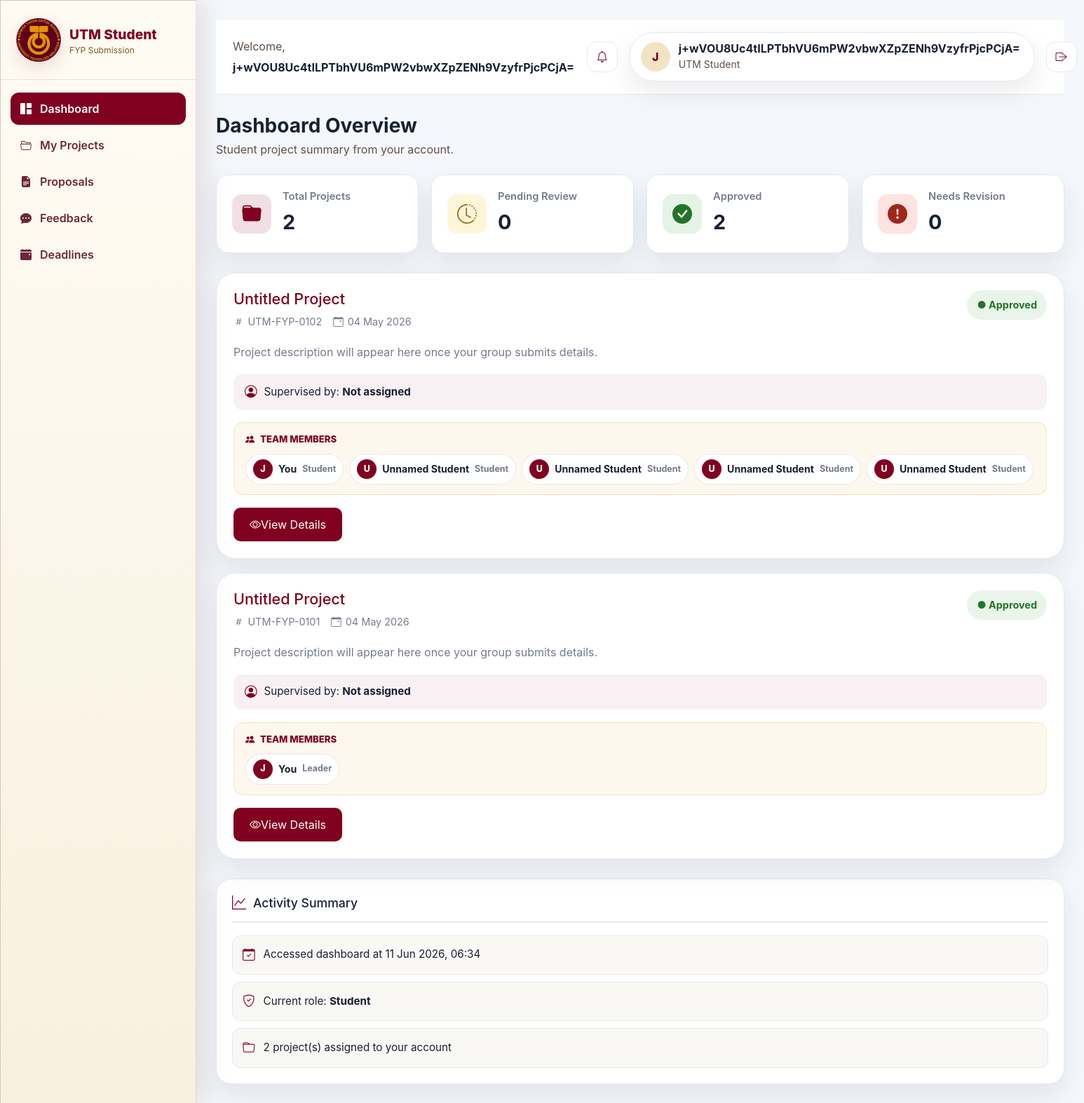
/student/student_dashboard.php (signed in), run on an earlier commit of the app's database.
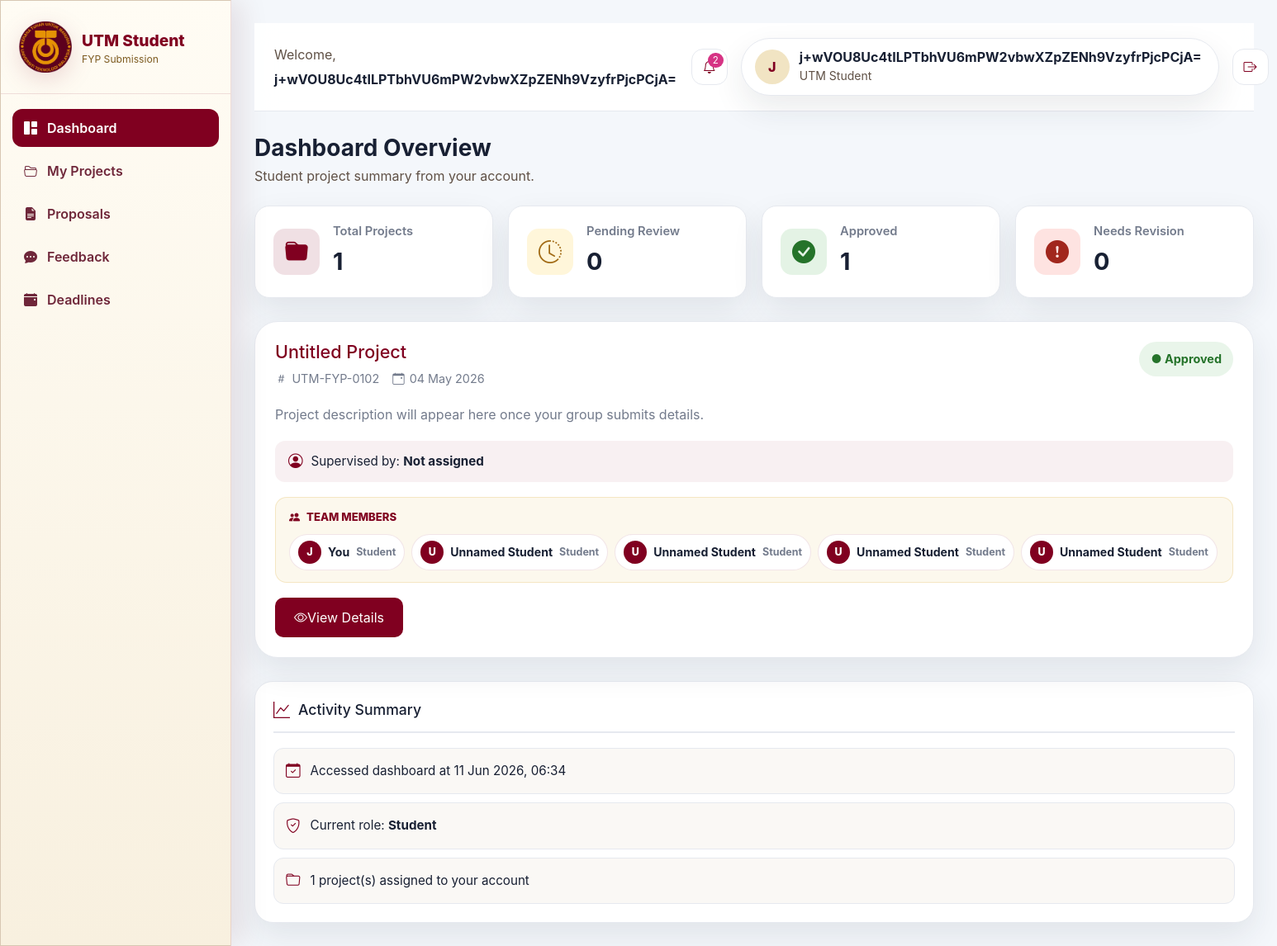
And on a later commit of the database.
### tables this page shows
CREATE TABLE projects (
  project_id INTEGER PRIMARY KEY AUTOINCREMENT,
  title_encrypted TEXT NOT NULL,
  description_encrypted TEXT,
  lecturer_id INTEGER REFERENCES users(user_id),
  study_year INTEGER CHECK (study_year BETWEEN 1 AND 5),
  created_at DATETIME DEFAULT CURRENT_TIMESTAMP
, category_encrypted TEXT, progress_percentage INTEGER NOT NULL DEFAULT 0);

CREATE TABLE users (
  user_id INTEGER PRIMARY KEY AUTOINCREMENT,
  name_encrypted TEXT NOT NULL,
  email_hash TEXT NOT NULL UNIQUE,
  email_encrypted TEXT NOT NULL,
  password_hash TEXT NOT NULL,
  role TEXT CHECK (role IN ('admin', 'lecturer', 'student')),
  created_by INTEGER REFERENCES users(user_id),
  created_at DATETIME DEFAULT CURRENT_TIMESTAMP
);

### student/student_dashboard.php (called while the page is built)
<?php
require_once __DIR__ . '/student_header.php';
require_once __DIR__ . '/student_dashboard_content.php';
?>

### database/db.php (called while the page is built, shortened)
<?php
require_once __DIR__ . '/encryption.php';
$driver = getenv('DB_CONNECTION') ?: 'sqlite';
try {
    if ($driver === 'pgsql' || $driver === 'postgres' || $driver === 'postgresql') {
        $database = getenv('DB_DATABASE') ?: 'fyp_submission_system';
        $username = getenv('DB_USERNAME') ?: 'postgres';
        $host = getenv('DB_HOST');
        if ($host) {
            $port = getenv('DB_PORT') ?: '5432';
            $password = getenv('DB_PASSWORD') ?: 'Nigaman00';
            $dsn = "pgsql:host={$host};port={$port};dbname={$database}";
            $db = new PDO($dsn, $username, $password, [
                PDO::ATTR_ERRMODE => PDO::ERRMODE_EXCEPTION,
                PDO::ATTR_DEFAULT_FETCH_MODE => PDO::FETCH_ASSOC,
                PDO::ATTR_EMULATE_PREPARES => false,
            ]);
        } else {
            $dsn = "pgsql:dbname={$database}";
            $db = new PDO($dsn, $username, '', [
                PDO::ATTR_ERRMODE => PDO::ERRMODE_EXCEPTION,
                PDO::ATTR_DEFAULT_FETCH_MODE => PDO::FETCH_ASSOC,
                PDO::ATTR_EMULATE_PREPARES => false,
            ]);
        }
    } else {
        $dbPath = getenv('SQLITE_DATABASE') ?: __DIR__ . '/fyp_system.db';
        $db = new PDO('sqlite:' . $dbPath);
        $db->setAttribute(PDO::ATTR_ERRMODE, PDO::ERRMODE_EXCEPTION);
        $db->setAttribute(PDO::ATTR_DEFAULT_FETCH_MODE, PDO::FETCH_ASSOC);
    }
    initializeDatabase($db);
} catch (PDOException $e) {
    die('Database connection failed: ' . htmlspecialchars($e->getMessage()));
}
function initializeDatabase(PDO $db): void
{
    $schemaFile = $db->getAttribute(PDO::ATTR_DRIVER_NAME) === 'pgsql'
        ? __DIR__ . '/postgres_schema.sql'
        : __DIR__ . '/schema.sql';
    $schema = file_get_contents($schemaFile);
    $db->exec($schema);
    ensureProjectColumns($db);
}
function ensureProjectColumns(PDO $db): void
{
    try {
        $driver = $db->getAttribute(PDO::ATTR_DRIVER_NAME);
        if ($driver === 'sqlite') {
            $columns = $db->query("PRAGMA table_info(projects)")->fetchAll(PDO::FETCH_ASSOC);
            return;
        }
    } catch (Throwable $error) {
    }
}

### database/encryption.php (called while the page is built, shortened)
<?php
function getEncryptionKey(): string {
    $key = bin2hex(random_bytes(32));
    return $key;
}
function decryptData(string $encoded): string {
    $key = hex2bin(getEncryptionKey());
    $data = base64_decode($encoded);
    $iv = substr($data, 0, 12);
    $tag = substr($data, 12, 16);
    $ciphertext = substr($data, 28);
    $result = openssl_decrypt($ciphertext, 'aes-256-gcm', $key, OPENSSL_RAW_DATA, $iv, $tag, '');
    if ($result === false) {
        throw new RuntimeException('Decryption failed');
    }
    return $result;
}

### student/student_dashboard_content.php (the view, shortened to what the changed rows need)
            <section class="d-flex align-items-center justify-content-between flex-wrap gap-3 mb-4">
                <div>
                    <h1 class="h3 fw-bold mb-1">Dashboard Overview</h1>
                </div>
            </section>
            <section class="stats-grid">
                <div class="stat-card stat-card-total">
                    <div class="stat-content">
                        <h3>Total Projects</h3>
                        <strong><?= e((string) $summary['total']) ?></strong>
                    </div>
                </div>
                <div class="stat-card stat-card-approved">
                    <div class="stat-content">
                        <h3>Approved</h3>
                        <strong><?= e((string) $summary['approved']) ?></strong>
                    </div>
                </div>
            </section>
            <section class="projects-grid">
                <?php if (count($projects) === 0): ?>
                    <div class="project-card">
                        <div>
                            <h2>No Projects Assigned Yet</h2>
                            <p class="project-description">You currently have no project assignments. Your supervisor will assign a project once your group is confirmed.</p>
                        </div>
                    </div>
                <?php else: ?>
                    <?php foreach ($projects as $project): ?>
                        <?php
                            $title = decryptValue($project['title_encrypted'] ?? '');
                            $description = decryptValue($project['description_encrypted'] ?? '');
                            $supervisor = decryptValue($project['lecturer_name'] ?? '');
                            $projectStatus = $project['submission_status'] ?: 'pending';
                            $statusText = $statusLabel($projectStatus);
                            $created = $project['created_at'] ? date('d M Y', strtotime($project['created_at'])) : '';
                            $projectCode = 'UTM-FYP-' . str_pad((string) $project['project_id'], 4, '0', STR_PAD_LEFT);
                            $members = $projectMembers[(int) $project['project_id']] ?? [];
                        ?>
                        <article class="project-card">
                            <div class="project-card-header">
                                <div class="project-title-section">
                                    <h2><?= e($title ?: 'Untitled Project') ?></h2>
                                    <div class="project-meta-inline">
                                        <span class="project-code"><i class="bi bi-hash"></i> <?= e($projectCode) ?></span>
                                        <span class="project-date"><i class="bi bi-calendar-event"></i> <?= e($created ?: 'N/A') ?></span>
                                    </div>
                                </div>
                                <span class="project-badge <?= e($statusClass($projectStatus)) ?>">● <?= e($statusText) ?></span>
                            </div>
                            <p class="project-description"><?= e($description ?: 'Project description will appear here once your group submits details.') ?></p>
                            <div class="project-supervisor">
                                <i class="bi bi-person-circle"></i>
                                <span>Supervised by: <strong><?= e($supervisor ?: 'Not assigned') ?></strong></span>
                            </div>
                            <div class="project-team">
                                <div class="project-team-header">
                                    <i class="bi bi-people-fill"></i>
                                    <span>Team Members</span>
                                </div>
                                <?php if ($members): ?>
                                    <div class="team-member-list">
                                        <?php foreach ($members as $member): ?>
                                            <?php
                                                $memberName = (int) ($member['id'] ?? 0) === $studentId ? 'You' : (string) ($member['name'] ?? 'Unnamed Student');
                                                $initialSource = $memberName === 'You' ? ($_SESSION['user_name'] ?? 'You') : $memberName;
                                                $initial = strtoupper(substr((string) $initialSource, 0, 1));
                                                $role = strtolower((string) ($member['role'] ?? 'member'));
                                            ?>
                                            <span class="team-member-pill">
                                                <span class="team-member-avatar"><?= e($initial ?: 'S') ?></span>
                                                <span class="team-member-name"><?= e($memberName) ?></span>
                                                <span class="team-member-role"><?= e($role ?: 'member') ?></span>
                                            </span>
                                        <?php endforeach; ?>
                                    </div>
                                <?php else: ?>
                                    <p class="team-empty">No team members assigned yet.</p>
                                <?php endif; ?>
                            </div>
                            <div class="project-actions">
                                <a href="student_project.php?project_id=<?= e($project['project_id']) ?>" class="btn btn-primary"><i class="bi bi-eye"></i> View Details</a>
                            </div>
                        </article>
                    <?php endforeach; ?>
                <?php endif; ?>
            </section>
            <section class="activity-panel">
                <ul class="activity-list">
                    <li><i class="bi bi-folder"></i> <span><?= e((string) $summary['total']) ?> project(s) assigned to your account</span></li>
                </ul>
            </section>
        </main>
    </div>
</body>
</html>

### student/student_header.php (shortened to what the changed rows need)
<?php
require_once __DIR__ . '/../database/db.php';
require_once __DIR__ . '/../database/encryption.php';
function e($value): string
{
    return htmlspecialchars((string) $value, ENT_QUOTES, 'UTF-8');
}
function decryptValue(?string $value): string
{
    if ($value === null || $value === '') {
        return '';
    }
    try {
        return decryptData($value);
    } catch (Throwable $error) {
        return '';
    }
}
function countUnreadStudentNotifications(PDO $db, int $studentId): int
{
    $stmt = $db->prepare('SELECT COUNT(*) FROM notifications WHERE recipient_user_id = ? AND is_read = 0');
    $stmt->execute([$studentId]);
    return (int) $stmt->fetchColumn();
}
$studentId = (int) ($_SESSION['user_id'] ?? 0);
$projects = [];
$projectMembers = [];
try {
    $stmt = $db->prepare(
        "SELECT p.project_id, p.title_encrypted, p.description_encrypted, p.category_encrypted, p.study_year, p.created_at,
                u.name_encrypted AS lecturer_name,
                (SELECT s.status FROM submissions s WHERE s.project_id = p.project_id ORDER BY s.submitted_at DESC LIMIT 1) AS submission_status,
                (SELECT s.submitted_at FROM submissions s WHERE s.project_id = p.project_id ORDER BY s.submitted_at DESC LIMIT 1) AS submitted_at
         FROM project_members pm
         JOIN projects p ON pm.project_id = p.project_id
         LEFT JOIN users u ON p.lecturer_id = u.user_id
         WHERE pm.user_id = ?
         ORDER BY COALESCE(
             (SELECT s.submitted_at FROM submissions s WHERE s.project_id = p.project_id ORDER BY s.submitted_at DESC LIMIT 1),
             p.created_at
         ) DESC"
    );
    $stmt->execute([$studentId]);
    $projects = $stmt->fetchAll(PDO::FETCH_ASSOC);
    $projectIds = array_values(array_unique(array_map(static fn($project): int => (int) $project['project_id'], $projects)));
    if ($projectIds) {
        $placeholders = implode(',', array_fill(0, count($projectIds), '?'));
        $memberStmt = $db->prepare(
            "SELECT pm.project_id, u.user_id, u.name_encrypted, u.role AS user_role, pm.role AS project_role
             FROM project_members pm
             INNER JOIN users u ON u.user_id = pm.user_id
             WHERE pm.project_id IN ($placeholders)
             ORDER BY pm.project_id ASC,
                      CASE pm.role WHEN 'leader' THEN 0 ELSE 1 END,
                      u.user_id ASC"
        );
        $memberStmt->execute($projectIds);
        foreach ($memberStmt->fetchAll(PDO::FETCH_ASSOC) as $memberRow) {
            if (($memberRow['user_role'] ?? '') === 'lecturer' || ($memberRow['project_role'] ?? '') === 'lecturer') {
                continue;
            }
            $projectIdForMember = (int) ($memberRow['project_id'] ?? 0);
            $memberName = decryptValue($memberRow['name_encrypted'] ?? '') ?: 'Unnamed Student';
            $projectMembers[$projectIdForMember][] = [
                'id' => (int) ($memberRow['user_id'] ?? 0),
                'name' => $memberName,
                'role' => (string) ($memberRow['project_role'] ?? $memberRow['user_role'] ?? 'member'),
            ];
        }
    }
} catch (Throwable $error) {
    $projects = [];
    $projectMembers = [];
}
$summary = [
    'total' => count($projects),
    'pending' => 0,
    'approved' => 0,
    'rejected' => 0,
];
$studentUnreadNotificationCount = 0;
try {
    $studentUnreadNotificationCount = countUnreadStudentNotifications($db, $studentId);
} catch (Throwable $error) {
    $studentNotifications = [];
    $studentUnreadNotificationCount = 0;
}
$statusLabel = static function (string $status): string {
    return match ($status) {
        'approved' => 'Approved',
        'rejected' => 'Needs Revision',
        default => 'Pending Review',
    };
};
$statusClass = static function (string $status): string {
    return match ($status) {
        'approved' => 'status-approved',
        'rejected' => 'status-rejected',
        default => 'status-pending',
    };
};
?>
<!DOCTYPE html>
<html lang="en">
<head>
    <link href="https://cdn.jsdelivr.net/npm/bootstrap@5.3.3/dist/css/bootstrap.min.css" rel="stylesheet">
    <link href="https://cdn.jsdelivr.net/npm/bootstrap-icons@1.11.3/font/bootstrap-icons.min.css" rel="stylesheet">
    <link rel="stylesheet" href="../public/utm-theme.css">
</head>
<body>
    <div class="admin-shell">
        <main class="main-content">
            <header class="top-navbar d-flex align-items-center justify-content-between px-3 px-lg-4">
                <div class="d-flex align-items-center gap-2 gap-sm-3 ms-auto">
                    <a href="../student/student_notifications.php" class="icon-button position-relative text-decoration-none" aria-label="Notifications">
                        <i class="bi bi-bell"></i>
                        <?php if ($studentUnreadNotificationCount > 0): ?>
                            <span class="notification-badge"><?= e($studentUnreadNotificationCount) ?></span>
                        <?php endif; ?>
                    </a>
                </div>
            </header>

What changed in the data, as far as the page shows it:
no longer on this page (row edited): projects: title_encrypted "Untitled Project", project_id "UTM-FYP-0101", created_at "04 May 2026", statusText "Approved", description_encrypted "Project description will appear here once your group submits details.", lecturer.name_encrypted "Not assigned", initial "J", memberName "You", role "Leader"
Also different on the page:
$studentUnreadNotificationCount: (not shown) → "2"
$summary['total']: "2" → "1"
$summary['approved']: "2" → "1"
